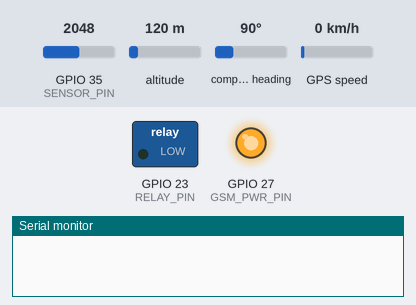
The sketch below on a simulated ESP32. On the bench: switched loads named in the sketch (green lamp = pin HIGH), output pins drawn as LEDs (lit = HIGH), the last lines printed to the serial monitor. Inputs (shaded band) come from the test bench; at power-on: GPIO 35 (SENSOR_PIN) = 2048, altitude 120 m, compass heading 90°, GPS speed 0 km/h. The GPS gets a fix after 3 s at 37.7749, -122.4194 with 8 satellites; the modem accepts every AT command (registered, SIM ready, sends succeed) and sends nothing else.

Above: at 0.1 s.
At 3.1 s:
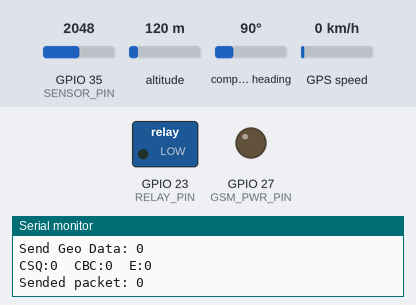
Timing chart, 0 to 4.6 s (numbered marks = the images above):
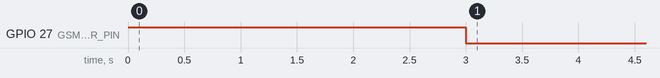

The sketch:

Gas_Inno_ESP32.ino
```cpp
#include <SoftwareSerial.h>
#include <TinyGPS++.h>
#include <TimeLib.h>
#include <ArduinoJson.h>

#define GSM_PWR_PIN 27
#define GSM_STA_PIN 21
#define GSM_RST_PIN 5
#define SENSOR_PIN  35
#define RELAY_PIN   23
#define GAS_SF      10

StaticJsonDocument<500> doc;
StaticJsonDocument<500> conf;
SoftwareSerial Serial_GSM (25, 26);
SoftwareSerial Serial_GPS (18, 19);
TinyGPSPlus gps;
tmElements_t te;
time_t unixTime;
uint32_t time_span = 0;

//String configuration = "{
//                       \"url\": \"http://gas-inno.herokuapp.com/api/geo-data?\",\
//                       \"url_sup\": \"http://gas-inno.herokuapp.com/api/geo-data-supply?\",\
//                       \"token\": \"vKhR3NmsfT6S1v6PVuwIC8fnGrMHNHKlkW1tjiMRQWNqjHp0saDTfl5iTHpWoeZ7vj03Zc2ew1LWR8ZX\",\
//                       \"gas_max\": 1150,\
//                       \"gas_min\": 300,\
//                       \"relay\": 1,\
//                       \"device_id\": 21,\
//                       }";

String        url = "http://176.96.243.202:8011/api/geo-data?";
String        url_gas = "http://176.96.243.202:8011/api/geo-data-supply?";
String        url_stopped = "http://176.96.243.202:8011/api/geo-data-stopped?";
uint32_t      device_id = 32;
String        token = "9KsNkjxeWxWZ2hKGxE4nPjUNmBpQ1nJYWVA3uuy7elUmPBos9i7Oa1wwI9tWLae0UTjYID2IHYv3zxaI";
bool          relay_state = 0;
int           fuel_gas = 200;
String        _lat = "41.311081";
String        _long = "69.240562";
int           _speed = 70;
bool          restored = 0;


uint8_t getStat = 0;
uint8_t httpResp = 0;
uint8_t fixcmd = 0;
bool fix_cmd = false, supply_gas = false;
uint8_t old_fuel_gas = 0;
uint32_t supply_time_1 = 0, supply_time_2 = 0;
bool supply_time = 0;
uint8_t gas_level = 0;
uint32_t gsm_power_time = 0;


double latitude = 0.0, longitude = 0.0, old_location = 0.0;
uint32_t curtime_gps = 0, curtime_gsm = 0, curtime_http = 0, send_pocket_size = 0;
uint8_t old_cmd_gsm = 0;
uint8_t csq = 0;
uint8_t cbc = 0;
float voltage = 0.0;
bool next_cmd = true, waitHttpAction = false, send_geo_data = false;
bool internet = false, httpinit = false, checked_internet = false, gsm_power_on = false;

#define AT_CHK      0
#define AT_CSQ      1
#define AT_CBC      2
#define AT_NET_CON  3
#define AT_NET_APN  4
#define AT_NET_ON   5
#define AT_NET_OFF  6
#define AT_NET_CHK  7
#define AT_HTTPINIT 8
#define AT_HTTPCID  9
#define AT_HTTPURL  10
#define AT_HTTPCON  11
#define AT_HTTPACG  12
#define AT_HTTPACP  13
#define AT_HTTPRD   14
#define AT_HTTPTM   15

String commands[] = {
  "AT",                                             // 1  Check communication
  "AT+CSQ",                                         // 2  Check GSM ant level
  "AT+CBC",                                         // 3  Check battery level
  "AT+SAPBR=3,1,\"CONTYPE\", \"GPRS\"",             // 4  Set connection type for gprs
  "AT+SAPBR=3,1,\"APN\",\"DEFAULT\"",               // 5  Set APN for any GSM communication
  "AT+SAPBR=1,1",                                   // 6  Turn on internet
  "AT+SAPBR=0,1",                                   // 7  Turn off internet
  "AT+SAPBR=2,1",                                   // 8  Check internet connection and IP
  "AT+HTTPINIT",                                    // 9  Http initializing
  "AT+HTTPPARA=\"CID\",1",                          // 10 Check
  "AT+HTTPPARA=\"URL\",",                           // 11 Set http url
  "AT+HTTPPARA=\"CONTENT\",\"APPLICATION/JSON\"",   // 12 Content type as application/json
  "AT+HTTPACTION=0",                                // 13 Http get request
  "AT+HTTPACTION=1",                                // 14 Http post request
  "AT+HTTPREAD",                                    // 15 Read http response data
  "AT+HTTPTERM",                                    // 16 Http closing
};

String make_api() {
  return ("device_token=" + token + "&lat=" + _lat + "&long=" + _long + "&device_id=" + String(device_id)
          + "&relay_state=" + String(relay_state) + "&fual_gas=" + String(fuel_gas) + "&speed=" + String(_speed)
          + "&datetime=" + String(unixTime) + "&restored=" + String(restored));
}


String make_api_stopped () {
  return ("device_token=" + token + "&device_id=" + String(device_id) + "&relay_state=" + String(relay_state));
}

struct cmdQueue {
  String cmd [16];
  uint8_t cmd_id[16];
  int k;
  void init () {
    k = 0;
    for (int i = 0; i < 16; i++) {
      cmd_id[i] = -1;
    }
  }
  void addQueue (String msg, uint8_t msg_id) {
    //Serial.println(msg);
    if (msg_id == AT_HTTPURL && msg.length() < 10) {
      ESP.restart();
    }
    cmd[k] = msg;
    cmd_id[k++] = msg_id;
    if (k > 15) k = 0;
  }
  void sendCmdQueue () {
    if (k > 0) {
      if (!waitHttpAction) {
        Serial_GSM.println(cmd[0]);
        //Serial.println(cmd[0]);
        old_cmd_gsm = cmd_id[0];
        if (cmd_id[0] == AT_HTTPACG || cmd_id[0] == AT_HTTPACP) {
          waitHttpAction = true;
        }
        k --;
        next_cmd = false;
        for (int i = 0; i < k; i++) {
          cmd[i] = cmd[i + 1];
          cmd[i + 1] = "";
          cmd_id[i] = cmd_id[i + 1];
          cmd_id[i + 1] = -1;
        }
      }
    }
  }
};

cmdQueue queue;

void setup() {
  Serial.begin(115200);
  Serial_GSM.begin(9600);
  Serial_GPS.begin(9600);
  pinMode(GSM_PWR_PIN, OUTPUT);
  digitalWrite(GSM_PWR_PIN, HIGH);
  delay(3000);
  digitalWrite(GSM_PWR_PIN, LOW);
  Serial_GSM.println("AT");
  while (!gsm_power_on) {
    if (Serial_GSM.available()) {
      String ss = Serial_GSM.readStringUntil('\n');
      Serial.println(">>> " + ss);
      if (ss.indexOf("OK") >= 0) {
        gsm_power_on = true;
      }
    }
    if (millis() - gsm_power_time > 3000) {
      digitalWrite(GSM_PWR_PIN, HIGH);
      delay(3000);
      digitalWrite(GSM_PWR_PIN, LOW);
      delay(1000);
      Serial_GSM.println("AT");
      delay(1000);
      gsm_power_time = millis();
    }
  }
  pinMode(RELAY_PIN, OUTPUT);
  queue.init();
  queue.addQueue(commands[AT_CHK], AT_CHK);
  queue.addQueue(commands[AT_CBC], AT_CBC);
  queue.addQueue(commands[AT_CSQ], AT_CSQ);
  queue.addQueue(commands[AT_NET_CON], AT_NET_CON);
  queue.addQueue(commands[AT_NET_APN], AT_NET_APN);
  queue.addQueue(commands[AT_NET_ON], AT_NET_ON);
  queue.addQueue(commands[AT_NET_CHK], AT_NET_CHK);
}

void loop() {
  //  if (Serial_GSM.available()) {
  //    Serial.println(Serial_GSM.readString());
  //  }
  //  if (Serial.available()) {
  //    Serial_GSM.println(Serial.readString());
  //  }
  if (Serial_GPS.available()) gps.encode(Serial_GPS.read());
  if (millis() - time_span > 1000) {
    time_span = millis();
    displayInfo();
    getStat ++;
    httpResp ++;
    fixcmd ++;
    if (fixcmd > 50) fixcmd = 0;
    fuel_gas = map(analogRead(SENSOR_PIN), 578, 3450, 0, 300);
    if (fuel_gas > 250) fuel_gas = 250;
    if (fuel_gas < 0) fuel_gas = 0;
    fuel_gas = 10*((fuel_gas + 5)/10);
    if (fuel_gas - old_fuel_gas > 50) {
      if (!supply_gas && httpinit) {
        httpinit = false;
        supply_gas = true;
        supply_time = false;
        queue.addQueue(commands[AT_HTTPCID], AT_HTTPCID);
        queue.addQueue(commands[AT_HTTPURL] + "\"" + url_gas + make_api() + "\"", AT_HTTPURL);
        queue.addQueue(commands[AT_HTTPACG], AT_HTTPACG);
        queue.addQueue(commands[AT_HTTPRD], AT_HTTPRD);
        queue.addQueue(commands[AT_HTTPTM], AT_HTTPTM);
      }
    }
    if (fuel_gas - old_fuel_gas < 0) {
      if (!supply_time) {
        gas_level = fuel_gas;
        supply_time_1 = millis()/1000;
        supply_time = true;
      }
      else {
        supply_time_2 = millis()/1000;
      }
    }
    if (supply_time_2 - supply_time_1 > 1800) {
      supply_time_1 = millis()/1000;
      if (gas_level - fuel_gas > 5) {
        supply_gas = false;
      }
    }
    old_fuel_gas - fuel_gas;
  }
  if (!next_cmd) {
    if (!fix_cmd) {
      fixcmd = 0;
      fix_cmd = true;
    }
    if (fixcmd > 30) {
      waitHttpAction = false;
      next_cmd = true;
      fix_cmd = false;
    }
  }
  if (next_cmd && millis() - curtime_http > 300) {
    curtime_http = millis();
    queue.sendCmdQueue();
  }
  if (!internet && checked_internet) {
    queue.addQueue(commands[AT_NET_ON], AT_NET_ON);
    checked_internet = false;
  }
  if (getStat > 5 && !waitHttpAction) {
    getStat = 0;
    queue.addQueue(commands[AT_CBC], AT_CBC);
    queue.addQueue(commands[AT_CSQ], AT_CSQ);
    queue.addQueue(commands[AT_NET_CHK], AT_NET_CHK);
  }
  if (httpResp > 5 && internet && !waitHttpAction) {
    httpResp = 0;
    queue.addQueue(commands[AT_HTTPTM], AT_HTTPTM);
    queue.addQueue(commands[AT_HTTPINIT], AT_HTTPINIT);
  }
  if (httpinit && send_geo_data) {
    httpinit = false;
    if (_speed > 0) {
      queue.addQueue(commands[AT_HTTPCID], AT_HTTPCID);
      queue.addQueue(commands[AT_HTTPURL] + "\"" + url + make_api() + "\"", AT_HTTPURL);
      queue.addQueue(commands[AT_HTTPACG], AT_HTTPACG);
      queue.addQueue(commands[AT_HTTPRD], AT_HTTPRD);
      queue.addQueue(commands[AT_HTTPTM], AT_HTTPTM);
    } else {
      queue.addQueue(commands[AT_HTTPCID], AT_HTTPCID);
      queue.addQueue(commands[AT_HTTPURL] + "\"" + url_stopped + make_api_stopped() + "\"", AT_HTTPURL);
      queue.addQueue(commands[AT_HTTPACG], AT_HTTPACG);
      queue.addQueue(commands[AT_HTTPRD], AT_HTTPRD);
      queue.addQueue(commands[AT_HTTPTM], AT_HTTPTM);
    }
  }
  checkCommandGSM ();
}

String gsm_data = "";
void checkCommandGSM () {
  if (Serial_GSM.available()) {
    char a = Serial_GSM.read();
    if (a != '\n') {
      gsm_data += a;
    } else {
      if (gsm_data.length() > 1) {
        if (gsm_data.indexOf("{\"data\":") == 0) {
          DeserializationError error = deserializeJson(doc, gsm_data);
          String relay = doc["relay"];
          if (relay == "TURNOFF") {
            digitalWrite(RELAY_PIN, 0);
            relay_state = 0;
          }
          else if (relay == "TURNON") {
            digitalWrite(RELAY_PIN, 1);
            relay_state = 1;
          }
        }
        check_CMD(gsm_data);
      }
      gsm_data = "";
    }
  }
}

void check_CMD (String str) {
  if (old_cmd_gsm == AT_CSQ) {
    if (str.indexOf("+CSQ") == 0) {
      String val = str.substring(6, 8);
      csq = val.toInt();
      next_cmd = true;
      return;
    }
  }
  else if (old_cmd_gsm == AT_CBC) {
    if (str.indexOf("+CBC") == 0) {
      String lvl = str.substring(8, 10);
      String volt = str.substring(11, 15);
      cbc = lvl.toInt();
      voltage = float(volt.toInt() / 10);
      next_cmd = true;
      return;
    }
  }
  else if (old_cmd_gsm == AT_CHK || old_cmd_gsm == AT_HTTPCID || old_cmd_gsm == AT_HTTPCON || old_cmd_gsm == AT_HTTPURL || AT_NET_CON == old_cmd_gsm || AT_NET_APN == old_cmd_gsm) {
    if (str.indexOf("OK") == 0) {
      next_cmd = true;
      return;
    }
  }
  else if (old_cmd_gsm == AT_NET_CHK) {
    if (str.indexOf("+SAPBR: 1,1") == 0) {
      internet = true;
      checked_internet = true;
      next_cmd = true;
      return;
    }
    else if (str.indexOf("+SAPBR: 1,3") == 0) {
      internet = false;
      checked_internet = true;
      next_cmd = true;
      return;
    }
  }
  else if (old_cmd_gsm == AT_NET_ON) {
    if (!str.indexOf("OK") || !str.indexOf("ERROR")) {
      next_cmd = true;
      return;
    }
  }
  else if (old_cmd_gsm == AT_NET_OFF) {
    if (!str.indexOf("OK") || !str.indexOf("ERROR")) {
      next_cmd = true;
      return;
    }
  }
  else if (old_cmd_gsm == AT_HTTPINIT) {
    if (!str.indexOf("OK")) {
      httpinit = true;
      next_cmd = true;
      return;
    } else if (!str.indexOf("ERROR")) {
      httpinit = false;
      next_cmd = true;
      return;
    }
  }
  else if (old_cmd_gsm == AT_HTTPTM) {
    if (str.indexOf("OK") == 0) {
      next_cmd = true;
      return;
    } else if (!str.indexOf("ERROR")) {
      next_cmd = true;
      return;
    }
  }
  else if (old_cmd_gsm == AT_HTTPACG || old_cmd_gsm == AT_HTTPACP) {
    if (str.indexOf("+HTTPACTION:") == 0) {
      send_pocket_size ++;
      waitHttpAction = false;
      next_cmd = true;
      return;
    }
  }
  else if (old_cmd_gsm == AT_HTTPRD) {
    if (str.indexOf("+HTTPREAD:") == 0) {
      next_cmd = true;
      return;
    }
  } else {
    if (str.indexOf("OK") == 0 || str.indexOf("ERROR") == 0) {
      next_cmd = true;
      return;
    }
  }
}

void displayInfo() {
  Serial.println(F("Location: "));
  if (gps.speed.isValid()) {
    _speed = gps.speed.kmph();
    Serial.print("Speed: "); Serial.println(_speed);
  }
  if (gps.location.isValid())
  {
    _lat = String(gps.location.lat(), 6);
    _long = String(gps.location.lng(), 6);
    latitude = gps.location.lat();
    longitude = gps.location.lng();
    send_geo_data = true;
    Serial.print(_lat);
    Serial.print(F(", "));
    Serial.print(_long);
  }
  else
  {
    send_geo_data = false;
    Serial.print(F("INVALID"));
  }
  Serial.println('\n');
  te.Second = gps.time.second();
  te.Hour = (gps.time.hour() + 5) % 24;
  te.Minute = gps.time.minute();
  te.Day = gps.date.day();
  te.Month = gps.date.month();
  te.Year = gps.date.year() - 1970;
  unixTime =  makeTime(te);
  Serial.print(F("Date/Time: "));
  Serial.println(unixTime);
  if (gps.date.isValid())
  {
    Serial.print(gps.date.month());
    Serial.print(F("/"));
    Serial.print(gps.date.day());
    Serial.print(F("/"));
    Serial.print(gps.date.year());
  }
  else
  {
    Serial.print(F("INVALID"));
  }
  Serial.print(F(" "));
  if (gps.time.isValid())
  {
    if ((gps.time.hour() + 5) % 24 < 10) Serial.print(F("0"));
    Serial.print((gps.time.hour() + 5) % 24);
    Serial.print(F(":"));
    if (gps.time.minute() < 10) Serial.print(F("0"));
    Serial.print(gps.time.minute());
    Serial.print(F(":"));
    if (gps.time.second() < 10) Serial.print(F("0"));
    Serial.println(gps.time.second());
  }
  else
  {
    Serial.println(F("INVALID"));
  }
  Serial.print("FuelGas: "); Serial.println(fuel_gas);
  Serial.print("Send Geo Data: "); Serial.println(send_geo_data);
  Serial.print("CSQ:"); Serial.print(csq); Serial.print("  CBC:"); Serial.print(cbc); Serial.print("  E:"); Serial.println(internet);
  Serial.print("Sended packet: "); Serial.println(send_pocket_size);
}
```
